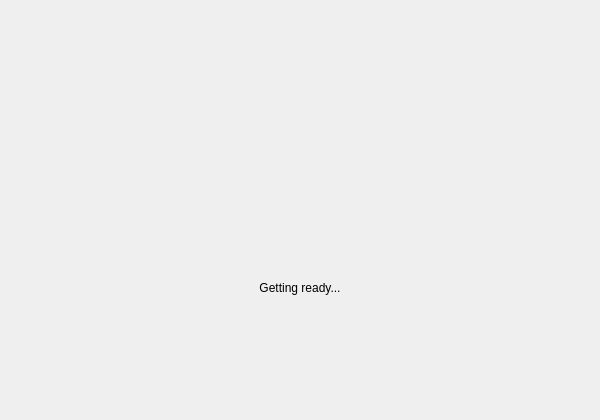
<?xml version="1.0" encoding="UTF-8"?>
<ui version="4.0">
 <class>MainWindow</class>
 <widget class="QMainWindow" name="MainWindow">
  <property name="geometry">
   <rect>
    <x>0</x>
    <y>0</y>
    <width>600</width>
    <height>420</height>
   </rect>
  </property>
  <property name="windowTitle">
   <string notr="true">theInstaller</string>
  </property>
  <property name="windowIcon">
   <iconset resource="resources.qrc">
    <normaloff>:/icon.svg</normaloff>:/icon.svg</iconset>
  </property>
  <widget class="QWidget" name="centralWidget">
   <layout class="QVBoxLayout" name="verticalLayout">
    <property name="leftMargin">
     <number>0</number>
    </property>
    <property name="topMargin">
     <number>0</number>
    </property>
    <property name="rightMargin">
     <number>0</number>
    </property>
    <property name="bottomMargin">
     <number>0</number>
    </property>
    <item>
     <widget class="FadeStackedWidget" name="stack">
      <property name="currentIndex">
       <number>0</number>
      </property>
      <widget class="QWidget" name="page_3">
       <layout class="QVBoxLayout" name="verticalLayout_5">
        <item>
         <spacer name="topSpacer1">
          <property name="orientation">
           <enum>Qt::Vertical</enum>
          </property>
          <property name="sizeType">
           <enum>QSizePolicy::Fixed</enum>
          </property>
          <property name="sizeHint" stdset="0">
           <size>
            <width>20</width>
            <height>270</height>
           </size>
          </property>
         </spacer>
        </item>
        <item>
         <widget class="QLabel" name="gettingReadyLabel">
          <property name="text">
           <string>Getting ready...</string>
          </property>
          <property name="alignment">
           <set>Qt::AlignCenter</set>
          </property>
         </widget>
        </item>
        <item>
         <spacer name="verticalSpacer_6">
          <property name="orientation">
           <enum>Qt::Vertical</enum>
          </property>
          <property name="sizeHint" stdset="0">
           <size>
            <width>20</width>
            <height>40</height>
           </size>
          </property>
         </spacer>
        </item>
       </layout>
      </widget>
      <widget class="QWidget" name="page_4">
       <layout class="QVBoxLayout" name="verticalLayout_6">
        <item>
         <spacer name="topSpacer2">
          <property name="orientation">
           <enum>Qt::Vertical</enum>
          </property>
          <property name="sizeType">
           <enum>QSizePolicy::Fixed</enum>
          </property>
          <property name="sizeHint" stdset="0">
           <size>
            <width>20</width>
            <height>250</height>
           </size>
          </property>
         </spacer>
        </item>
        <item>
         <widget class="QLabel" name="label_3">
          <property name="font">
           <font>
            <pointsize>20</pointsize>
           </font>
          </property>
          <property name="text">
           <string>This shouldn't be happening...</string>
          </property>
          <property name="alignment">
           <set>Qt::AlignCenter</set>
          </property>
         </widget>
        </item>
        <item>
         <widget class="QLabel" name="metadataErrorLabel">
          <property name="text">
           <string notr="true">Invalid metadata was received from the server</string>
          </property>
          <property name="alignment">
           <set>Qt::AlignCenter</set>
          </property>
         </widget>
        </item>
        <item>
         <layout class="QHBoxLayout" name="horizontalLayout_6">
          <item>
           <spacer name="horizontalSpacer_6">
            <property name="orientation">
             <enum>Qt::Horizontal</enum>
            </property>
            <property name="sizeHint" stdset="0">
             <size>
              <width>40</width>
              <height>20</height>
             </size>
            </property>
           </spacer>
          </item>
          <item>
           <widget class="QPushButton" name="cancelMetadataButton">
            <property name="text">
             <string>Cancel Installation</string>
            </property>
           </widget>
          </item>
          <item>
           <widget class="QPushButton" name="retryMetadataButton">
            <property name="text">
             <string>Retry</string>
            </property>
           </widget>
          </item>
          <item>
           <spacer name="horizontalSpacer_7">
            <property name="orientation">
             <enum>Qt::Horizontal</enum>
            </property>
            <property name="sizeHint" stdset="0">
             <size>
              <width>40</width>
              <height>20</height>
             </size>
            </property>
           </spacer>
          </item>
         </layout>
        </item>
        <item>
         <spacer name="verticalSpacer_8">
          <property name="orientation">
           <enum>Qt::Vertical</enum>
          </property>
          <property name="sizeHint" stdset="0">
           <size>
            <width>20</width>
            <height>40</height>
           </size>
          </property>
         </spacer>
        </item>
       </layout>
      </widget>
      <widget class="QWidget" name="page">
       <layout class="QVBoxLayout" name="verticalLayout_2">
        <item>
         <spacer name="topSpacer3">
          <property name="orientation">
           <enum>Qt::Vertical</enum>
          </property>
          <property name="sizeType">
           <enum>QSizePolicy::Fixed</enum>
          </property>
          <property name="sizeHint" stdset="0">
           <size>
            <width>20</width>
            <height>280</height>
           </size>
          </property>
         </spacer>
        </item>
        <item>
         <layout class="QHBoxLayout" name="horizontalLayout_11">
          <item>
           <spacer name="horizontalSpacer_15">
            <property name="orientation">
             <enum>Qt::Horizontal</enum>
            </property>
            <property name="sizeHint" stdset="0">
             <size>
              <width>40</width>
              <height>20</height>
             </size>
            </property>
           </spacer>
          </item>
          <item>
           <widget class="QPushButton" name="installButton">
            <property name="font">
             <font>
              <pointsize>15</pointsize>
             </font>
            </property>
            <property name="text">
             <string>Install Now</string>
            </property>
           </widget>
          </item>
          <item>
           <spacer name="horizontalSpacer_14">
            <property name="orientation">
             <enum>Qt::Horizontal</enum>
            </property>
            <property name="sizeHint" stdset="0">
             <size>
              <width>40</width>
              <height>20</height>
             </size>
            </property>
           </spacer>
          </item>
         </layout>
        </item>
        <item>
         <layout class="QHBoxLayout" name="horizontalLayout">
          <item>
           <spacer name="horizontalSpacer">
            <property name="orientation">
             <enum>Qt::Horizontal</enum>
            </property>
            <property name="sizeHint" stdset="0">
             <size>
              <width>40</width>
              <height>20</height>
             </size>
            </property>
           </spacer>
          </item>
          <item>
           <widget class="QPushButton" name="installOptions">
            <property name="text">
             <string>Install Options</string>
            </property>
            <property name="flat">
             <bool>true</bool>
            </property>
           </widget>
          </item>
          <item>
           <spacer name="horizontalSpacer_2">
            <property name="orientation">
             <enum>Qt::Horizontal</enum>
            </property>
            <property name="sizeHint" stdset="0">
             <size>
              <width>40</width>
              <height>20</height>
             </size>
            </property>
           </spacer>
          </item>
         </layout>
        </item>
        <item>
         <spacer name="verticalSpacer">
          <property name="orientation">
           <enum>Qt::Vertical</enum>
          </property>
          <property name="sizeHint" stdset="0">
           <size>
            <width>20</width>
            <height>40</height>
           </size>
          </property>
         </spacer>
        </item>
       </layout>
      </widget>
      <widget class="QWidget" name="page_2">
       <layout class="QVBoxLayout" name="verticalLayout_3">
        <item>
         <spacer name="topSpacer4">
          <property name="orientation">
           <enum>Qt::Vertical</enum>
          </property>
          <property name="sizeType">
           <enum>QSizePolicy::Fixed</enum>
          </property>
          <property name="sizeHint" stdset="0">
           <size>
            <width>20</width>
            <height>150</height>
           </size>
          </property>
         </spacer>
        </item>
        <item>
         <layout class="QHBoxLayout" name="horizontalLayout_2">
          <item>
           <spacer name="horizontalSpacer_3">
            <property name="orientation">
             <enum>Qt::Horizontal</enum>
            </property>
            <property name="sizeHint" stdset="0">
             <size>
              <width>40</width>
              <height>20</height>
             </size>
            </property>
           </spacer>
          </item>
          <item>
           <layout class="QVBoxLayout" name="verticalLayout_4">
            <item>
             <layout class="QGridLayout" name="gridLayout">
              <item row="2" column="0">
               <widget class="QLabel" name="label_2">
                <property name="text">
                 <string>Install To</string>
                </property>
               </widget>
              </item>
              <item row="2" column="1">
               <widget class="QLineEdit" name="installPathLineEdit"/>
              </item>
              <item row="1" column="0">
               <widget class="QLabel" name="label">
                <property name="text">
                 <string>Install for</string>
                </property>
               </widget>
              </item>
              <item row="0" column="0">
               <widget class="QLabel" name="streamLabel">
                <property name="text">
                 <string>Stream</string>
                </property>
               </widget>
              </item>
              <item row="2" column="2">
               <widget class="QPushButton" name="browseInstallPathButton">
                <property name="text">
                 <string>Browse...</string>
                </property>
               </widget>
              </item>
              <item row="1" column="1" colspan="2">
               <widget class="QWidget" name="widget" native="true">
                <layout class="QHBoxLayout" name="horizontalLayout_3">
                 <property name="leftMargin">
                  <number>0</number>
                 </property>
                 <property name="topMargin">
                  <number>0</number>
                 </property>
                 <property name="rightMargin">
                  <number>0</number>
                 </property>
                 <property name="bottomMargin">
                  <number>0</number>
                 </property>
                 <item>
                  <widget class="QRadioButton" name="installEveryone">
                   <property name="sizePolicy">
                    <sizepolicy hsizetype="Preferred" vsizetype="Fixed">
                     <horstretch>0</horstretch>
                     <verstretch>0</verstretch>
                    </sizepolicy>
                   </property>
                   <property name="text">
                    <string>Everyone</string>
                   </property>
                   <property name="checked">
                    <bool>true</bool>
                   </property>
                  </widget>
                 </item>
                 <item>
                  <widget class="QRadioButton" name="installMe">
                   <property name="sizePolicy">
                    <sizepolicy hsizetype="Preferred" vsizetype="Fixed">
                     <horstretch>0</horstretch>
                     <verstretch>0</verstretch>
                    </sizepolicy>
                   </property>
                   <property name="text">
                    <string>This user only</string>
                   </property>
                  </widget>
                 </item>
                </layout>
               </widget>
              </item>
              <item row="0" column="1" colspan="2">
               <widget class="QWidget" name="streamContainer" native="true">
                <layout class="QHBoxLayout" name="horizontalLayout_4">
                 <property name="leftMargin">
                  <number>0</number>
                 </property>
                 <property name="topMargin">
                  <number>0</number>
                 </property>
                 <property name="rightMargin">
                  <number>0</number>
                 </property>
                 <property name="bottomMargin">
                  <number>0</number>
                 </property>
                 <item>
                  <widget class="QRadioButton" name="stableStream">
                   <property name="sizePolicy">
                    <sizepolicy hsizetype="Preferred" vsizetype="Fixed">
                     <horstretch>0</horstretch>
                     <verstretch>0</verstretch>
                    </sizepolicy>
                   </property>
                   <property name="text">
                    <string>Stable</string>
                   </property>
                   <property name="checked">
                    <bool>true</bool>
                   </property>
                  </widget>
                 </item>
                 <item>
                  <widget class="QRadioButton" name="blueprintStream">
                   <property name="sizePolicy">
                    <sizepolicy hsizetype="Preferred" vsizetype="Fixed">
                     <horstretch>0</horstretch>
                     <verstretch>0</verstretch>
                    </sizepolicy>
                   </property>
                   <property name="text">
                    <string>Blueprint</string>
                   </property>
                  </widget>
                 </item>
                </layout>
               </widget>
              </item>
             </layout>
            </item>
            <item>
             <layout class="QHBoxLayout" name="horizontalLayout_5">
              <item>
               <spacer name="horizontalSpacer_5">
                <property name="orientation">
                 <enum>Qt::Horizontal</enum>
                </property>
                <property name="sizeHint" stdset="0">
                 <size>
                  <width>40</width>
                  <height>20</height>
                 </size>
                </property>
               </spacer>
              </item>
              <item>
               <widget class="QPushButton" name="installButton_2">
                <property name="text">
                 <string>Install Now</string>
                </property>
               </widget>
              </item>
             </layout>
            </item>
           </layout>
          </item>
          <item>
           <spacer name="horizontalSpacer_4">
            <property name="orientation">
             <enum>Qt::Horizontal</enum>
            </property>
            <property name="sizeHint" stdset="0">
             <size>
              <width>40</width>
              <height>20</height>
             </size>
            </property>
           </spacer>
          </item>
         </layout>
        </item>
        <item>
         <spacer name="verticalSpacer_4">
          <property name="orientation">
           <enum>Qt::Vertical</enum>
          </property>
          <property name="sizeHint" stdset="0">
           <size>
            <width>20</width>
            <height>127</height>
           </size>
          </property>
         </spacer>
        </item>
       </layout>
      </widget>
      <widget class="QWidget" name="page_5">
       <layout class="QVBoxLayout" name="verticalLayout_7">
        <item>
         <spacer name="topSpacer5">
          <property name="orientation">
           <enum>Qt::Vertical</enum>
          </property>
          <property name="sizeType">
           <enum>QSizePolicy::Fixed</enum>
          </property>
          <property name="sizeHint" stdset="0">
           <size>
            <width>20</width>
            <height>270</height>
           </size>
          </property>
         </spacer>
        </item>
        <item>
         <widget class="QLabel" name="statusLabel">
          <property name="text">
           <string notr="true">Getting ready to install...</string>
          </property>
          <property name="alignment">
           <set>Qt::AlignCenter</set>
          </property>
         </widget>
        </item>
        <item>
         <layout class="QHBoxLayout" name="horizontalLayout_7">
          <property name="leftMargin">
           <number>30</number>
          </property>
          <property name="rightMargin">
           <number>30</number>
          </property>
          <item>
           <widget class="QProgressBar" name="installProgress">
            <property name="maximum">
             <number>0</number>
            </property>
            <property name="value">
             <number>-1</number>
            </property>
            <property name="textVisible">
             <bool>false</bool>
            </property>
           </widget>
          </item>
         </layout>
        </item>
        <item>
         <layout class="QHBoxLayout" name="horizontalLayout_12">
          <property name="leftMargin">
           <number>30</number>
          </property>
          <property name="rightMargin">
           <number>30</number>
          </property>
          <item>
           <spacer name="horizontalSpacer_16">
            <property name="orientation">
             <enum>Qt::Horizontal</enum>
            </property>
            <property name="sizeHint" stdset="0">
             <size>
              <width>40</width>
              <height>20</height>
             </size>
            </property>
           </spacer>
          </item>
          <item>
           <widget class="QPushButton" name="cancelInstallButton">
            <property name="text">
             <string>Cancel</string>
            </property>
           </widget>
          </item>
         </layout>
        </item>
        <item>
         <spacer name="verticalSpacer_10">
          <property name="orientation">
           <enum>Qt::Vertical</enum>
          </property>
          <property name="sizeHint" stdset="0">
           <size>
            <width>20</width>
            <height>40</height>
           </size>
          </property>
         </spacer>
        </item>
       </layout>
      </widget>
      <widget class="QWidget" name="page_6">
       <layout class="QVBoxLayout" name="verticalLayout_8">
        <item>
         <spacer name="topSpacer6">
          <property name="orientation">
           <enum>Qt::Vertical</enum>
          </property>
          <property name="sizeType">
           <enum>QSizePolicy::Fixed</enum>
          </property>
          <property name="sizeHint" stdset="0">
           <size>
            <width>20</width>
            <height>270</height>
           </size>
          </property>
         </spacer>
        </item>
        <item>
         <widget class="QLabel" name="label_4">
          <property name="text">
           <string>Installation is complete.</string>
          </property>
          <property name="alignment">
           <set>Qt::AlignCenter</set>
          </property>
         </widget>
        </item>
        <item>
         <layout class="QHBoxLayout" name="horizontalLayout_8">
          <item>
           <spacer name="horizontalSpacer_8">
            <property name="orientation">
             <enum>Qt::Horizontal</enum>
            </property>
            <property name="sizeHint" stdset="0">
             <size>
              <width>40</width>
              <height>20</height>
             </size>
            </property>
           </spacer>
          </item>
          <item>
           <widget class="QCheckBox" name="openCheckbox">
            <property name="text">
             <string notr="true">Open Application Name</string>
            </property>
           </widget>
          </item>
          <item>
           <spacer name="horizontalSpacer_9">
            <property name="orientation">
             <enum>Qt::Horizontal</enum>
            </property>
            <property name="sizeHint" stdset="0">
             <size>
              <width>40</width>
              <height>20</height>
             </size>
            </property>
           </spacer>
          </item>
         </layout>
        </item>
        <item>
         <layout class="QHBoxLayout" name="horizontalLayout_9">
          <item>
           <spacer name="horizontalSpacer_10">
            <property name="orientation">
             <enum>Qt::Horizontal</enum>
            </property>
            <property name="sizeHint" stdset="0">
             <size>
              <width>40</width>
              <height>20</height>
             </size>
            </property>
           </spacer>
          </item>
          <item>
           <widget class="QPushButton" name="finishButton">
            <property name="text">
             <string>Finish</string>
            </property>
           </widget>
          </item>
          <item>
           <spacer name="horizontalSpacer_11">
            <property name="orientation">
             <enum>Qt::Horizontal</enum>
            </property>
            <property name="sizeHint" stdset="0">
             <size>
              <width>40</width>
              <height>20</height>
             </size>
            </property>
           </spacer>
          </item>
         </layout>
        </item>
        <item>
         <spacer name="verticalSpacer_12">
          <property name="orientation">
           <enum>Qt::Vertical</enum>
          </property>
          <property name="sizeHint" stdset="0">
           <size>
            <width>20</width>
            <height>40</height>
           </size>
          </property>
         </spacer>
        </item>
       </layout>
      </widget>
      <widget class="QWidget" name="page_7">
       <layout class="QVBoxLayout" name="verticalLayout_9">
        <item>
         <spacer name="topSpacer7">
          <property name="orientation">
           <enum>Qt::Vertical</enum>
          </property>
          <property name="sizeType">
           <enum>QSizePolicy::Fixed</enum>
          </property>
          <property name="sizeHint" stdset="0">
           <size>
            <width>20</width>
            <height>250</height>
           </size>
          </property>
         </spacer>
        </item>
        <item>
         <widget class="QLabel" name="label_5">
          <property name="text">
           <string>Installation failed.</string>
          </property>
          <property name="alignment">
           <set>Qt::AlignCenter</set>
          </property>
         </widget>
        </item>
        <item>
         <layout class="QHBoxLayout" name="horizontalLayout_10">
          <item>
           <spacer name="horizontalSpacer_12">
            <property name="orientation">
             <enum>Qt::Horizontal</enum>
            </property>
            <property name="sizeHint" stdset="0">
             <size>
              <width>40</width>
              <height>20</height>
             </size>
            </property>
           </spacer>
          </item>
          <item>
           <widget class="QPushButton" name="exitButton">
            <property name="text">
             <string>Exit</string>
            </property>
           </widget>
          </item>
          <item>
           <widget class="QPushButton" name="retryInstallButton">
            <property name="text">
             <string>Try Again</string>
            </property>
           </widget>
          </item>
          <item>
           <spacer name="horizontalSpacer_13">
            <property name="orientation">
             <enum>Qt::Horizontal</enum>
            </property>
            <property name="sizeHint" stdset="0">
             <size>
              <width>40</width>
              <height>20</height>
             </size>
            </property>
           </spacer>
          </item>
         </layout>
        </item>
        <item>
         <spacer name="verticalSpacer_14">
          <property name="orientation">
           <enum>Qt::Vertical</enum>
          </property>
          <property name="sizeHint" stdset="0">
           <size>
            <width>20</width>
            <height>40</height>
           </size>
          </property>
         </spacer>
        </item>
       </layout>
      </widget>
     </widget>
    </item>
   </layout>
  </widget>
 </widget>
 <layoutdefault spacing="6" margin="11"/>
 <customwidgets>
  <customwidget>
   <class>FadeStackedWidget</class>
   <extends>QStackedWidget</extends>
   <header>fadestackedwidget.h</header>
   <container>1</container>
  </customwidget>
 </customwidgets>
 <resources>
  <include location="resources.qrc"/>
 </resources>
 <connections/>
</ui>
